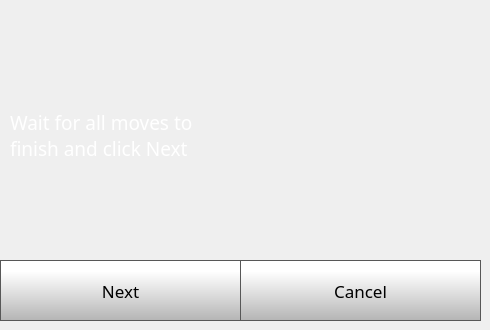
    <widget class="QWidget" name="quickStep2Page">
     <widget class="QLabel" name="calibrateLabel_7">
      <property name="geometry">
       <rect>
        <x>10</x>
        <y>20</y>
        <width>191</width>
        <height>231</height>
       </rect>
      </property>
      <property name="font">
       <font>
        <family>Gotham</family>
        <pointsize>14</pointsize>
        <weight>50</weight>
        <bold>false</bold>
       </font>
      </property>
      <property name="contextMenuPolicy">
       <enum>Qt::NoContextMenu</enum>
      </property>
      <property name="styleSheet">
       <string notr="true">color: rgb(255, 255, 255);</string>
      </property>
      <property name="text">
       <string>Wait for all moves to finish and click Next</string>
      </property>
      <property name="wordWrap">
       <bool>true</bool>
      </property>
     </widget>
     <widget class="QPushButton" name="quickStep2NextButton">
      <property name="geometry">
       <rect>
        <x>0</x>
        <y>260</y>
        <width>241</width>
        <height>61</height>
       </rect>
      </property>
      <property name="font">
       <font>
        <family>Gotham</family>
        <pointsize>13</pointsize>
       </font>
      </property>
      <property name="contextMenuPolicy">
       <enum>Qt::NoContextMenu</enum>
      </property>
      <property name="styleSheet">
       <string notr="true">QPushButton {
     border: 1px solid rgb(87, 87, 87);
	background-color: qlineargradient(spread:pad, x1:0, y1:1, x2:0, y2:0.188, stop:0 rgba(180, 180, 180, 255), stop:1 rgba(255, 255, 255, 255));


}

QPushButton:pressed {
    background-color: qlineargradient(x1: 0, y1: 0, x2: 0, y2: 1,
                                      stop: 0 #dadbde, stop: 1 #f6f7fa);
}

QPushButton:flat {
    border: none; /* no border for a flat push button */
}

QPushButton:default {
    border-color: navy; /* make the default button prominent */
}

QPushButton:focus {
	outline: none;
}</string>
      </property>
      <property name="text">
       <string>Next</string>
      </property>
      <property name="iconSize">
       <size>
        <width>40</width>
        <height>40</height>
       </size>
      </property>
     </widget>
     <widget class="QPushButton" name="quickStep2CancelButton">
      <property name="geometry">
       <rect>
        <x>240</x>
        <y>260</y>
        <width>241</width>
        <height>61</height>
       </rect>
      </property>
      <property name="font">
       <font>
        <family>Gotham</family>
        <pointsize>13</pointsize>
       </font>
      </property>
      <property name="contextMenuPolicy">
       <enum>Qt::NoContextMenu</enum>
      </property>
      <property name="styleSheet">
       <string notr="true">QPushButton {
     border: 1px solid rgb(87, 87, 87);
	background-color: qlineargradient(spread:pad, x1:0, y1:1, x2:0, y2:0.188, stop:0 rgba(180, 180, 180, 255), stop:1 rgba(255, 255, 255, 255));


}

QPushButton:pressed {
    background-color: qlineargradient(x1: 0, y1: 0, x2: 0, y2: 1,
                                      stop: 0 #dadbde, stop: 1 #f6f7fa);
}

QPushButton:flat {
    border: none; /* no border for a flat push button */
}

QPushButton:default {
    border-color: navy; /* make the default button prominent */
}

QPushButton:focus {
	outline: none;
}</string>
      </property>
      <property name="text">
       <string>Cancel</string>
      </property>
      <property name="iconSize">
       <size>
        <width>40</width>
        <height>40</height>
       </size>
      </property>
     </widget>
     <widget class="QLabel" name="calib1">
      <property name="geometry">
       <rect>
        <x>220</x>
        <y>-1</y>
        <width>261</width>
        <height>261</height>
       </rect>
      </property>
      <property name="text">
       <string/>
      </property>
     </widget>
     <zorder>quickStep2NextButton</zorder>
     <zorder>quickStep2CancelButton</zorder>
     <zorder>calib1</zorder>
     <zorder>calibrateLabel_7</zorder>
    </widget>
